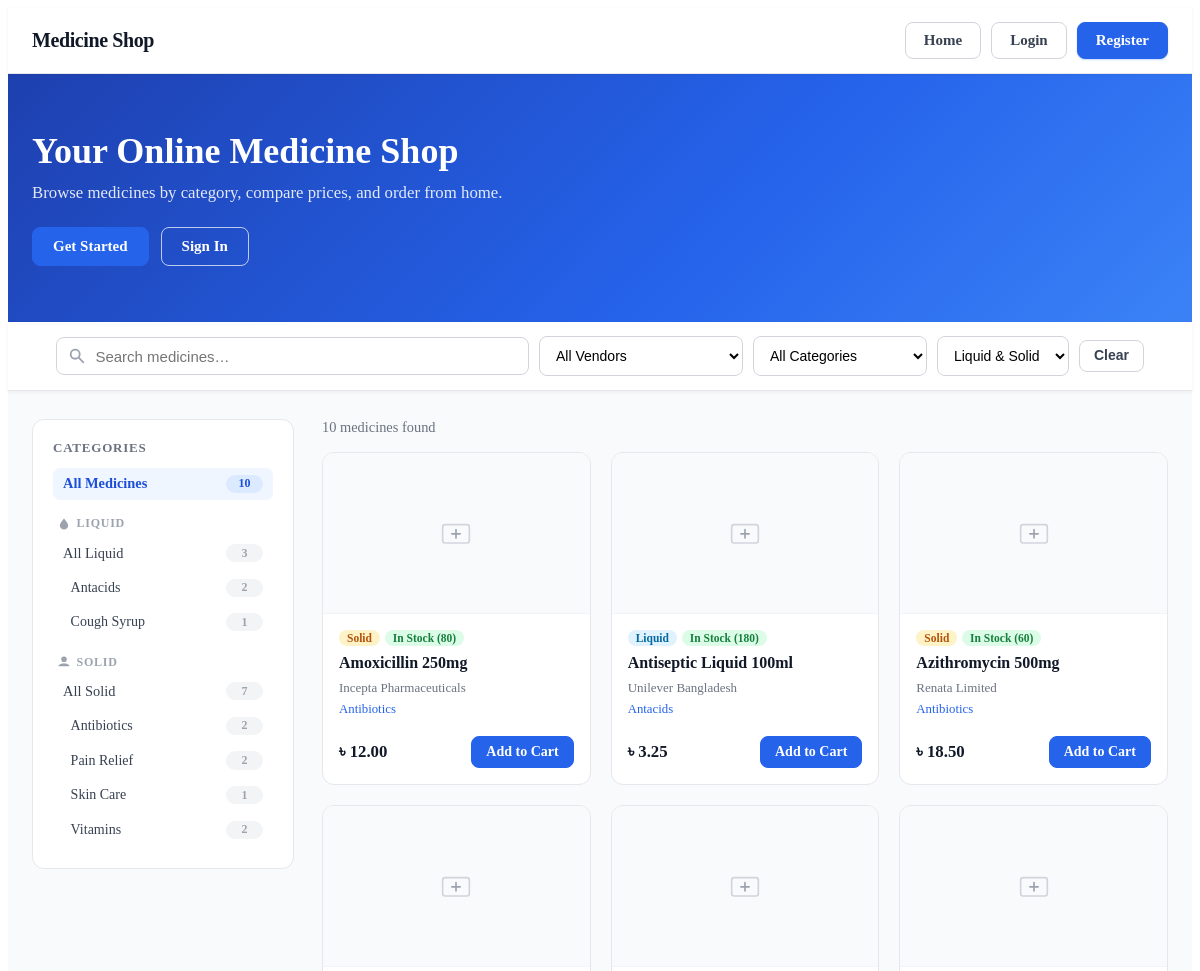
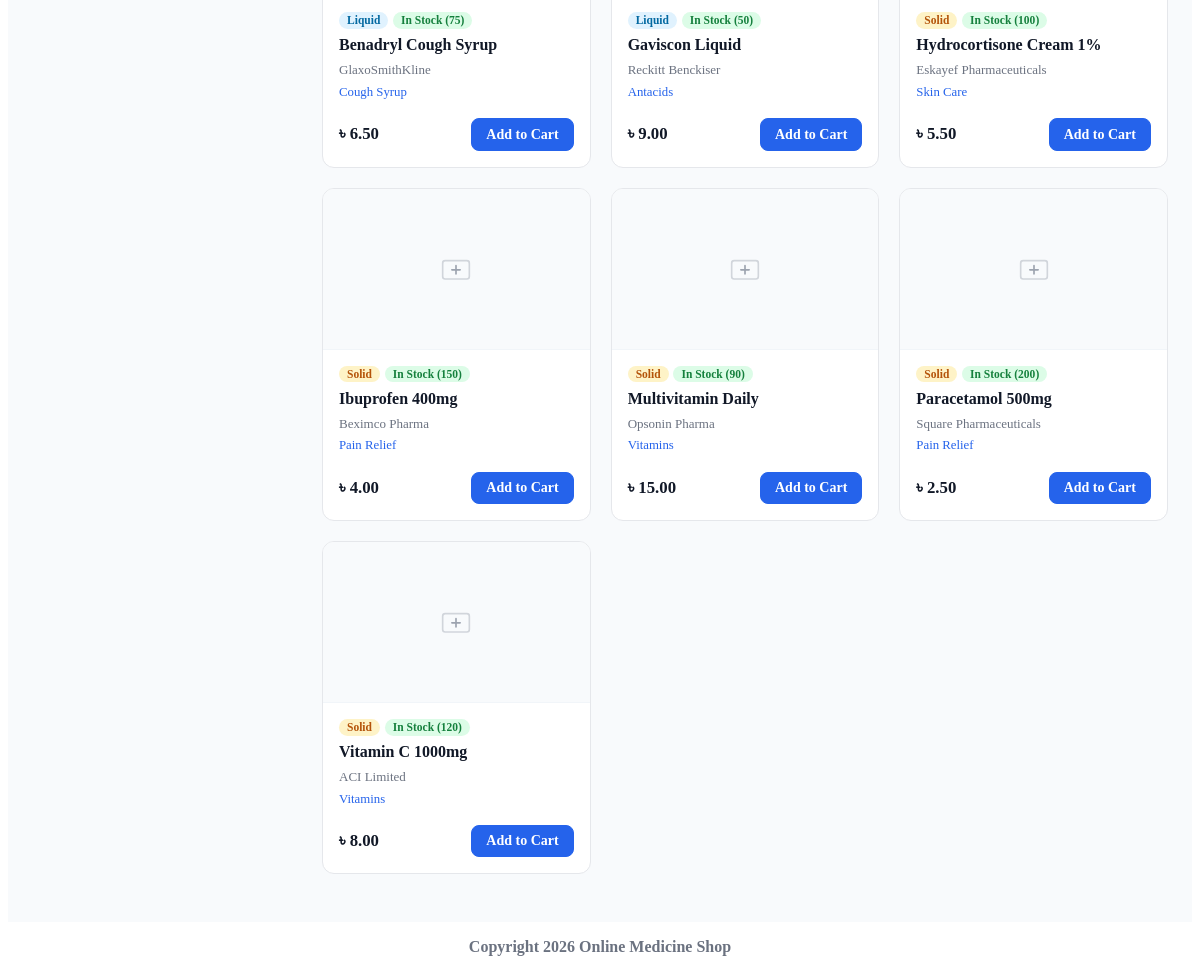
The page / on the database its author committed (2 pictures, top to bottom).
### tables this page shows
CREATE TABLE categories (
    id INT AUTO_INCREMENT PRIMARY KEY,
    name VARCHAR(255) NOT NULL,
    category_type ENUM('liquid', 'solid') NOT NULL,
    created_at TIMESTAMP NOT NULL DEFAULT CURRENT_TIMESTAMP
);

CREATE TABLE medicines (
    id INT AUTO_INCREMENT PRIMARY KEY,
    name VARCHAR(255) NOT NULL,
    category_id INT  NOT NULL,
    vendor_name VARCHAR(255) NOT NULL,
    price DECIMAL(10, 2) NOT NULL,
    availability INT  NOT NULL DEFAULT 0 COMMENT 'stock quantity',
    description TEXT NULL,
    image_path VARCHAR(500) NULL,
    created_at TIMESTAMP NOT NULL DEFAULT CURRENT_TIMESTAMP
);

### views/layout.php (called while the page is built)
<?php include __DIR__ . '/partials/header.php'; ?>
    <?php include $view; ?>
<?php include __DIR__ . '/partials/footer.php'; ?>

### controller/shopController.php (called while the page is built, shortened)
<?php
function shop_home(): void
{
    $conn = getConnection();
    $catResult  = mysqli_query($conn, "
        SELECT c.id, c.name, c.category_type,
               COUNT(m.id) AS medicine_count
        FROM categories c
        LEFT JOIN medicines m ON m.category_id = c.id
        GROUP BY c.id
        ORDER BY c.category_type, c.name
    ");
    $categories = mysqli_fetch_all($catResult, MYSQLI_ASSOC);
    $activeCategoryId = isset($_GET['category']) ? (int)$_GET['category'] : 0;
    $activeType       = in_array($_GET['type'] ?? '', ['liquid', 'solid'])
                        ? $_GET['type'] : '';
    $sql    = "SELECT m.*, c.name AS category_name, c.category_type
               FROM medicines m
               LEFT JOIN categories c ON m.category_id = c.id
               WHERE 1=1";
    $sql .= " ORDER BY m.name ASC";
    $stmt = mysqli_prepare($conn, $sql);
    mysqli_stmt_execute($stmt);
    $medicines = mysqli_fetch_all(mysqli_stmt_get_result($stmt), MYSQLI_ASSOC);
    $layout = __DIR__ . '/../views/layout.php';
    include $layout;
}

### config/app.php (called while the page is built, shortened)
<?php
if (!function_exists('e')) {
    function e(?string $value): string
    {
        return htmlspecialchars((string) $value, ENT_QUOTES, 'UTF-8');
    }
}
if (!function_exists('e_css')) {
    function e_css(?string $value, array $allowed = []): string
    {
        $value = (string) $value;
        if ($allowed !== []) {
            return in_array($value, $allowed, true) ? $value : '';
        }
        return preg_replace('/[^a-z0-9_-]/i', '', $value) ?? '';
    }
}

### views/partials/medicine_card.php (the view)
<?php
$inStock = (int)($med['availability'] ?? 0) > 0;
$catType = e_css($med['category_type'] ?? '', ['liquid', 'solid']);
?>
<div class="med-card">
    <div class="med-card__media">
        <?php if (!empty($med['image_path']) && file_exists($med['image_path'])): ?>
            <img src="<?= e_url($med['image_path']) ?>"
                 alt="<?= e($med['name']) ?>"
                 class="med-card__img" loading="lazy">
        <?php else: ?>
            <div class="med-card__img-placeholder">
                <svg viewBox="0 0 48 48" fill="none" width="40" height="40">
                    <rect x="8" y="14" width="32" height="22" rx="3" stroke="#d1d5db" stroke-width="2"/>
                    <path d="M24 20v10M19 25h10" stroke="#9ca3af" stroke-width="2" stroke-linecap="round"/>
                </svg>
            </div>
        <?php endif; ?>
    </div>
    <div class="med-card__body">
        <div class="med-card__badges">
            <?php if ($catType !== ''): ?>
                <span class="med-badge med-badge--<?= $catType ?>">
                    <?= e($med['category_type']) ?>
                </span>
            <?php endif; ?>
            <?php if ($inStock): ?>
                <span class="med-badge med-badge--stock">In stock (<?= (int) $med['availability'] ?>)</span>
            <?php else: ?>
                <span class="med-badge med-badge--out">Out of stock</span>
            <?php endif; ?>
        </div>
        <h3 class="med-card__name"><?= e($med['name']) ?></h3>
        <p class="med-card__vendor"><?= e($med['vendor_name']) ?></p>
        <?php if (!empty($med['category_name'])): ?>
            <p class="med-card__category">
                <a href="index.php?category=<?= (int) $med['category_id'] ?>">
                    <?= e($med['category_name']) ?>
                </a>
            </p>
        <?php endif; ?>
        <div class="med-card__footer">
            <span class="med-card__price">৳ <?= number_format((float) $med['price'], 2) ?></span>
            <?php if ($inStock): ?>
                <?php if (!empty($_SESSION['user_id']) && ($_SESSION['role'] ?? '') === 'customer'): ?>
                    <div class="med-card__cart-wrap">
                        <input type="number" class="med-card__qty" value="1" min="1"
                               max="<?= (int) $med['availability'] ?>"
                               aria-label="Quantity">
                        <button type="button" class="btn btn--primary btn--sm med-card__cart"
                                data-id="<?= (int) $med['id'] ?>"
                                data-stock="<?= (int) $med['availability'] ?>">
                            Add to Cart
                        </button>
                    </div>
                <?php else: ?>
                    <a href="index.php?page=login" class="btn btn--primary btn--sm">Add to Cart</a>
                <?php endif; ?>
            <?php else: ?>
                <button class="btn btn--ghost btn--sm" disabled>Unavailable</button>
            <?php endif; ?>
        </div>
    </div>
</div>

### index.php (shortened to what this page needs)
<?php
require_once __DIR__ . '/config/app.php';
require_once __DIR__ . '/controller/home.php';
$page = $_GET['page'] ?? 'home';
switch ($page) {
    default:
        require_once __DIR__ . '/controller/shopController.php';
        shop_home();
        break;
}

### views/partials/header.php (shortened to what this page needs)
<!DOCTYPE html>
<html lang="en">
<head>
    <link rel="stylesheet" href="public/style.css">
</head>
<body>

### views/partials/navbar.php (shortened to what this page needs)
<?php
$cartCount = 0;
?>
<nav class="navbar" aria-label="Main navigation">
    <div class="navbar__inner">
        <a href="index.php" class="navbar__brand">
            <span class="navbar__brand-text">Medicine Shop</span>
        </a>
        <div class="navbar__actions">
            <a class="navbar__btn navbar__btn--ghost" href="index.php">Home</a>
            <?php if (!empty($_SESSION['user_id'])): ?>
                <?php if (($_SESSION['role'] ?? '') === 'admin'): ?>
                    <a class="navbar__btn navbar__btn--ghost"
                       href="index.php?page=admin/dashboard">Admin Panel</a>
                <?php endif; ?>
                <?php if (($_SESSION['role'] ?? '') === 'customer'): ?>
                    <a class="navbar__btn navbar__btn--ghost"
                       href="index.php?page=my_orders">My Orders</a>
                    <a class="navbar__btn navbar__btn--ghost navbar__cart"
                       href="index.php?page=cart">
                        Cart<?php if ($cartCount > 0): ?>
                            <span class="cart-badge"><?= $cartCount ?></span>
                        <?php endif; ?>
                    </a>
                <?php endif; ?>
                <a class="navbar__btn navbar__btn--ghost"
                   href="index.php?page=profile">
                    <?= e($_SESSION['name'] ?? '') ?>
                </a>
                <a class="navbar__btn navbar__btn--primary"
                   href="index.php?page=logout">Logout</a>
            <?php else: ?>
                <a class="navbar__btn navbar__btn--ghost"
                   href="index.php?page=login">Login</a>
                <a class="navbar__btn navbar__btn--primary"
                   href="index.php?page=register">Register</a>
            <?php endif; ?>
        </div>
    </div>
</nav>

### views/home.php (shortened to what this page needs)
<?php include __DIR__ . '/partials/navbar.php'; ?>
<div class="shop-wrap">
    <section class="shop-hero">
        <div class="shop-hero__inner">
            <div class="shop-hero__text">
                <?php if (!empty($_SESSION['user_id'])): ?>
                    <h1>Welcome back, <?php echo e($_SESSION['name']); ?>!</h1>
                    <p>Browse our latest medicines and find what you need.</p>
                <?php else: ?>
                    <h1>Your Online Medicine Shop</h1>
                    <p>Browse medicines by category, compare prices, and order from home.</p>
                    <div class="shop-hero__cta">
                        <a href="index.php?page=register" class="btn btn--primary">Get Started</a>
                        <a href="index.php?page=login"    class="btn btn--outline">Sign In</a>
                    </div>
                <?php endif; ?>
            </div>
        </div>
    </section>
    <section class="shop-search-bar">
        <div class="shop-inner">
            <div class="search-row">
                <div class="search-input-wrap">
                    <input type="text" id="search-q" class="search-input" placeholder="Search medicines…" autocomplete="off"
                           value="<?php echo e($_GET['q'] ?? ''); ?>">
                </div>
                <select id="filter-vendor" class="search-select">
                    <option value="">All Vendors</option>
                </select>
                <select id="filter-genre" class="search-select">
                    <option value="">All Categories</option>
                </select>
                <select id="filter-type" class="search-select">
                    <option value="">Liquid &amp; Solid</option>
                </select>
                <button id="btn-clear-search" class="btn btn--ghost btn--sm" type="button">Clear</button>
            </div>
        </div>
    </section>
    <div class="shop-inner shop-layout">
        <aside class="cat-sidebar">
            <h2 class="cat-sidebar__title">Categories</h2>
            <?php
            $liquidCats = array_filter($categories, fn($c) => $c['category_type'] === 'liquid');
            $solidCats  = array_filter($categories, fn($c) => $c['category_type'] === 'solid');
            ?>
            <a href="index.php"
               class="cat-item <?php echo ($activeCategoryId === 0 && $activeType === '') ? 'cat-item--active' : ''; ?>">
                <span class="cat-item__name">All Medicines</span>
                <span class="cat-item__count"><?php echo array_sum(array_column($categories, 'medicine_count')); ?></span>
            </a>
            <?php if (!empty($liquidCats)): ?>
                <div class="cat-type-label">
                    <svg viewBox="0 0 20 20" fill="currentColor" width="14" height="14"><path d="M10 2C7 6 4 9 4 12a6 6 0 0012 0c0-3-3-6-6-10z"/></svg>
                    Liquid
                </div>
                <a href="index.php?type=liquid"
                   class="cat-item <?php echo ($activeType === 'liquid' && $activeCategoryId === 0) ? 'cat-item--active' : ''; ?>">
                    <span class="cat-item__name">All Liquid</span>
                    <span class="cat-item__count"><?php echo array_sum(array_column(array_values($liquidCats), 'medicine_count')); ?></span>
                </a>
                <?php foreach ($liquidCats as $cat): ?>
                    <a href="index.php?category=<?php echo $cat['id']; ?>"
                       class="cat-item cat-item--sub <?php echo ($activeCategoryId === (int)$cat['id']) ? 'cat-item--active' : ''; ?>">
                        <span class="cat-item__name"><?php echo e($cat['name']); ?></span>
                        <span class="cat-item__count"><?php echo $cat['medicine_count']; ?></span>
                    </a>
                <?php endforeach; ?>
            <?php endif; ?>
            <?php if (!empty($solidCats)): ?>
                <div class="cat-type-label">
                    <svg viewBox="0 0 20 20" fill="currentColor" width="14" height="14"><path d="M10 2a4 4 0 100 8 4 4 0 000-8zM2 16s0-4 8-4 8 4 8 4H2z"/></svg>
                    Solid
                </div>
                <a href="index.php?type=solid"
                   class="cat-item <?php echo ($activeType === 'solid' && $activeCategoryId === 0) ? 'cat-item--active' : ''; ?>">
                    <span class="cat-item__name">All Solid</span>
                    <span class="cat-item__count"><?php echo array_sum(array_column(array_values($solidCats), 'medicine_count')); ?></span>
                </a>
                <?php foreach ($solidCats as $cat): ?>
                    <a href="index.php?category=<?php echo $cat['id']; ?>"
                       class="cat-item cat-item--sub <?php echo ($activeCategoryId === (int)$cat['id']) ? 'cat-item--active' : ''; ?>">
                        <span class="cat-item__name"><?php echo e($cat['name']); ?></span>
                        <span class="cat-item__count"><?php echo $cat['medicine_count']; ?></span>
                    </a>
                <?php endforeach; ?>
            <?php endif; ?>
        </aside>
        <main class="medicine-main">
            <div class="results-header">
                <span class="results-count" id="results-count">
                    <?php echo count($medicines); ?> medicine<?php echo count($medicines) !== 1 ? 's' : ''; ?> found
                </span>
            </div>
            <div class="medicine-grid" id="medicine-grid">
                <?php if (empty($medicines)): ?>
                    <div class="empty-state" id="empty-state">
                        <svg viewBox="0 0 64 64" fill="none" width="56" height="56">
                            <circle cx="32" cy="32" r="30" stroke="#d1d5db" stroke-width="2"/>
                            <path d="M22 32h20M32 22v20" stroke="#9ca3af" stroke-width="2.5" stroke-linecap="round"/>
                        </svg>
                        <p>No medicines found.</p>
                        <a href="index.php" class="btn btn--ghost btn--sm">Reset filters</a>
                    </div>
                <?php else: ?>
                    <?php foreach ($medicines as $med): ?>
                        <?php include __DIR__ . '/partials/medicine_card.php'; ?>
                    <?php endforeach; ?>
                <?php endif; ?>
            </div>
        </main>
    </div>
</div>

### views/partials/footer.php (shortened to what this page needs)
<footer>
    <p>Copyright <?php echo date('Y'); ?> Online Medicine Shop</p>
</footer>
</body>
</html>

### rows shown on the page
categories: name "Antacids", medicine_count "2"
categories: name "Cough Syrup", medicine_count "1"
categories: name "Antibiotics", medicine_count "2"
categories: name "Pain Relief", medicine_count "2"
categories: name "Skin Care", medicine_count "1"
categories: name "Vitamins", medicine_count "2"
medicines: category.category_type "Solid", availability "80", name "Amoxicillin 250mg", vendor_name "Incepta Pharmaceuticals", category.name "Antibiotics", price "12.00", shows "Add to Cart"
medicines: category.category_type "Liquid", availability "180", name "Antiseptic Liquid 100ml", vendor_name "Unilever Bangladesh", category.name "Antacids", price "3.25", shows "Add to Cart"
medicines: category.category_type "Solid", availability "60", name "Azithromycin 500mg", vendor_name "Renata Limited", category.name "Antibiotics", price "18.50", shows "Add to Cart"
medicines: category.category_type "Liquid", availability "75", name "Benadryl Cough Syrup", vendor_name "GlaxoSmithKline", category.name "Cough Syrup", price "6.50", shows "Add to Cart"
medicines: category.category_type "Liquid", availability "50", name "Gaviscon Liquid", vendor_name "Reckitt Benckiser", category.name "Antacids", price "9.00", shows "Add to Cart"
medicines: category.category_type "Solid", availability "100", name "Hydrocortisone Cream 1%", vendor_name "Eskayef Pharmaceuticals", category.name "Skin Care", price "5.50", shows "Add to Cart"
medicines: category.category_type "Solid", availability "150", name "Ibuprofen 400mg", vendor_name "Beximco Pharma", category.name "Pain Relief", price "4.00", shows "Add to Cart"
medicines: category.category_type "Solid", availability "90", name "Multivitamin Daily", vendor_name "Opsonin Pharma", category.name "Vitamins", price "15.00", shows "Add to Cart"
medicines: category.category_type "Solid", availability "200", name "Paracetamol 500mg", vendor_name "Square Pharmaceuticals", category.name "Pain Relief", price "2.50", shows "Add to Cart"
medicines: category.category_type "Solid", availability "120", name "Vitamin C 1000mg", vendor_name "ACI Limited", category.name "Vitamins", price "8.00", shows "Add to Cart"

### other values the page prints
array_sum(array_column($categories, 'medicine_count')) "10"
array_sum(array_column(array_values($liquidCats), 'medicine_count')) "3"
array_sum(array_column(array_values($solidCats), 'medicine_count')) "7"
count($medicines) "10"
